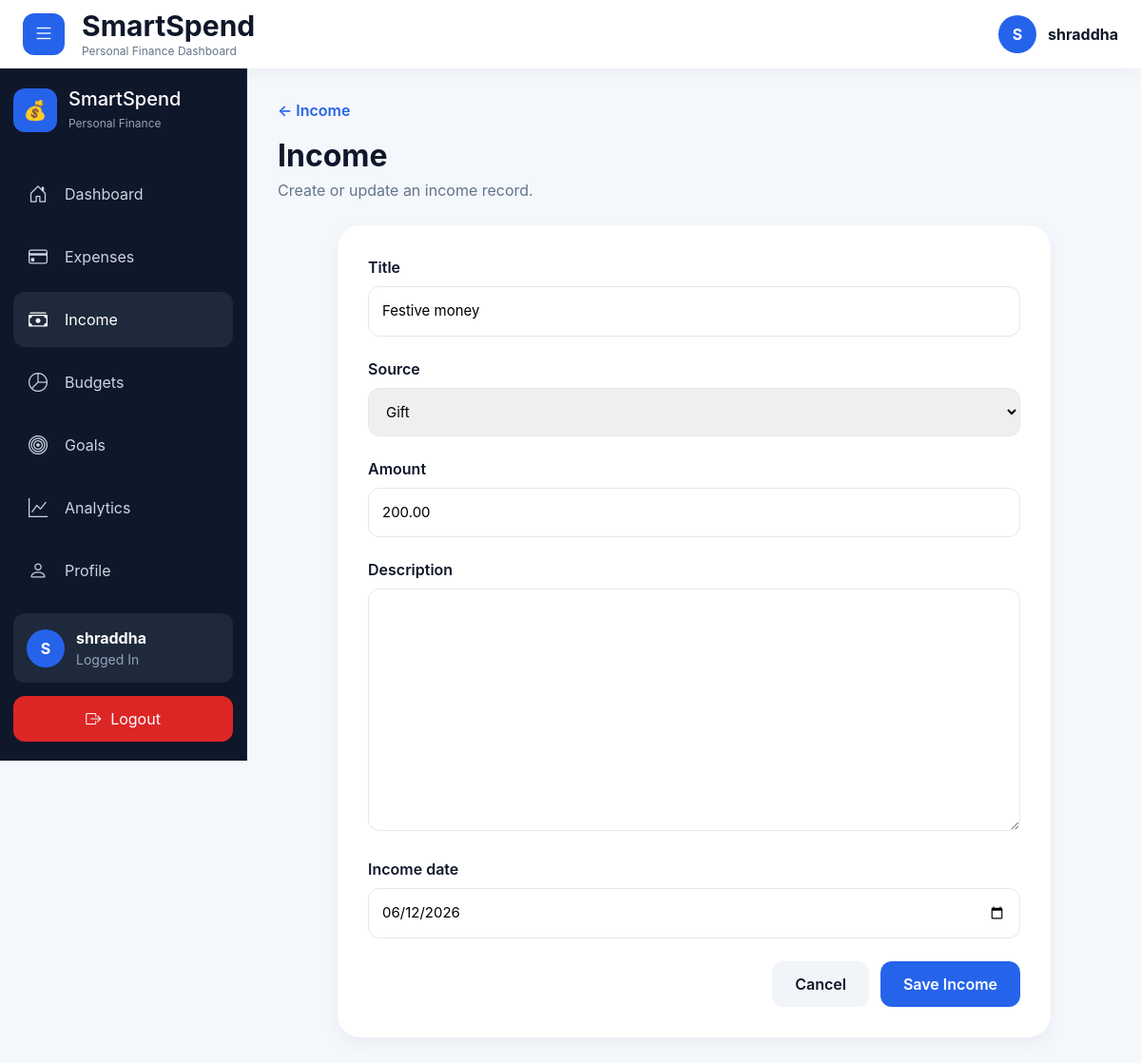
The app's page /income/3/update/ (signed in) with its own data.
### apps/accounts/models.py (models this page shows, shortened)
class User(AbstractUser):
    email = models.EmailField(unique=True)
    phone_number = models.CharField(max_length=15, blank=True)
    USERNAME_FIELD = "email"
    REQUIRED_FIELDS = ["username"]

### apps/income/models.py (models this page shows, shortened)
class Income(models.Model):
    INCOME_SOURCES = [
        ("salary", "Salary"),
        ("freelance", "Freelance"),
        ("business", "Business"),
        ("investment", "Investment"),
        ("gift", "Gift"),
        ("other", "Other"),
    ]
    user = models.ForeignKey(
        settings.AUTH_USER_MODEL,
        on_delete=models.CASCADE,
        related_name="incomes"
    )
    title = models.CharField(
        max_length=255
    )
    source = models.CharField(
        max_length=50,
        choices=INCOME_SOURCES
    )
    amount = models.DecimalField(
        max_digits=10,
        decimal_places=2
    )
    description = models.TextField(
        blank=True
    )
    income_date = models.DateField()
    created_at = models.DateTimeField(
        auto_now_add=True
    )
    updated_at = models.DateTimeField(
        auto_now=True
    )
    class Meta:
        ordering = ["-income_date"]

### apps/income/views.py (the view)
@login_required
def income_update(request, pk):
    income = get_object_or_404(
        Income,
        pk=pk,
        user=request.user
    )
    if request.method == "POST":
        form = IncomeForm(
            request.POST,
            instance=income
        )
        if form.is_valid():
            form.save()
            messages.success(
                request,
                "Income updated successfully."
            )
            return redirect("income_list")
    else:
        form = IncomeForm(
            instance=income
        )
    return render(
        request,
        "income/income_form.html",
        {"form": form}
    )

### apps/income/forms.py
class IncomeForm(forms.ModelForm):
    income_date = forms.DateField(
        widget=forms.DateInput(
            attrs={
                "type": "date",
                "value": date.today().isoformat()
            }
        )
    )
    class Meta:
        model = Income
        fields = (
            "title",
            "source",
            "amount",
            "description",
            "income_date",
        )

### templates/income/income_form.html (shortened to what this page needs)
{% extends "base.html" %}
{% block content %}
<div class="page-header">
    <a
        href="{% url 'income_list' %}"
        class="back-link"
    >
        ← Income
    </a>
    <div class="page-title">
        Income
    </div>
    <div class="page-subtitle">
        Create or update an income record.
    </div>
</div>
<div class="form-wrapper">
    <div class="form-card">
        <form method="POST">
            {% for field in form %}
            <div class="form-group">
                <label>
                    {{ field.label }}
                </label>
                {{ field }}
            </div>
            {% endfor %}
            <div class="form-actions">
                <a
                    href="{% url 'income_list' %}"
                    class="secondary-btn"
                >
                    Cancel
                </a>
                <button
                    type="submit"
                    class="primary-btn"
                >
                    Save Income
                </button>
            </div>
        </form>
    </div>
</div>
{% endblock %}

### templates/base.html (shortened to what this page needs)
{% load static %}
<!DOCTYPE html>
<html lang="en">
<head>
    <link
        href="https://cdn.jsdelivr.net/npm/bootstrap@5.3.3/dist/css/bootstrap.min.css"
        rel="stylesheet"
    >
    <link
        rel="stylesheet"
        href="https://cdn.jsdelivr.net/npm/bootstrap-icons@1.11.3/font/bootstrap-icons.min.css"
    >
    <link
        rel="stylesheet"
        href="{% static 'css/main.css' %}"
    >
</head>
<body>
{% if request.user.is_authenticated %}
<header class="topbar">
    <div class="topbar-left">
        <button
            id="sidebarToggle"
            class="menu-btn"
        >
            <i class="bi bi-list"></i>
        </button>
        <div>
            <h4 class="logo">
                SmartSpend
            </h4>
            <div class="logo-subtitle">
                Personal Finance Dashboard
            </div>
        </div>
    </div>
    <div class="topbar-user">
        <div class="topbar-avatar">
            {{ request.user.username|first|upper }}
        </div>
        <div>
            <strong>
                {{ request.user.username }}
            </strong>
        </div>
    </div>
</header>
{% endif %}
<div class="app-container">
    {% if request.user.is_authenticated %}
    <aside
        id="sidebar"
        class="sidebar"
    >
        <div>
            <div class="brand">
                <div class="brand-logo">
                    💰
                </div>
                <div class="brand-text">
                    <h3>
                        SmartSpend
                    </h3>
                    <span>
                        Personal Finance
                    </span>
                </div>
            </div>
            <nav class="sidebar-nav">
                <a
                    href="/dashboard/"
                    data-tooltip="Dashboard"
                    class="{% if '/dashboard/' in request.path %}active{% endif %}"
                >
                    <i class="bi bi-house-door"></i>
                    <span>
                        Dashboard
                    </span>
                </a>
                <a
                    href="/expenses/"
                    data-tooltip="Expenses"
                    class="{% if '/expenses/' in request.path %}active{% endif %}"
                >
                    <i class="bi bi-credit-card"></i>
                    <span>
                        Expenses
                    </span>
                </a>
                <a
                    href="/income/"
                    data-tooltip="Income"
                    class="{% if '/income/' in request.path %}active{% endif %}"
                >
                    <i class="bi bi-cash-stack"></i>
                    <span>
                        Income
                    </span>
                </a>
                <a
                    href="/budgets/"
                    data-tooltip="Budgets"
                    class="{% if '/budgets/' in request.path %}active{% endif %}"
                >
                    <i class="bi bi-pie-chart"></i>
                    <span>
                        Budgets
                    </span>
                </a>
                <a
                    href="/goals/"
                    data-tooltip="Goals"
                    class="{% if '/goals/' in request.path %}active{% endif %}"
                >
                    <i class="bi bi-bullseye"></i>
                    <span>
                        Goals
                    </span>
                </a>
                <a
                    href="/analytics/"
                    data-tooltip="Analytics"
                    class="{% if '/analytics/' in request.path %}active{% endif %}"
                >
                    <i class="bi bi-graph-up"></i>
                    <span>
                        Analytics
                    </span>
                </a>
                <a
                    href="/profile/"
                    data-tooltip="Profile"
                    class="{% if '/profile/' in request.path %}active{% endif %}"
                >
                    <i class="bi bi-person"></i>
                    <span>
                        Profile
                    </span>
                </a>
            </nav>
        </div>
        <div>
            <div class="user-mini">
                <div class="avatar">
                    {{ request.user.username|first|upper }}
                </div>
                <div class="user-info">
                    <strong>
                        {{ request.user.username }}
                    </strong>
                    <small>
                        Logged In
                    </small>
                </div>
            </div>
            <form
                method="post"
                action="{% url 'logout' %}"
            >
                <button
                    class="logout-btn"
                    type="submit"
                >
                    <i class="bi bi-box-arrow-right"></i>
                    <span>
                        Logout
                    </span>
                </button>
            </form>
        </div>
    </aside>
    {% endif %}
    <main
        id="mainContent"
        class="main-content"
    >
        {% block content %}
        {% endblock %}
    </main>
</div>
</body>
</html>

### static/css/main.css (style rules this page uses)
* { margin:0; padding:0; box-sizing:border-box; }
:root { --sidebar-width:260px; --sidebar-collapsed:80px; --bg:#f4f7fb; --card:#ffffff; --navy:#0f172a; --navy-light:#1e293b; --blue:#2563eb; --green:#10b981; --red:#ef4444; --orange:#f59e0b; --text:#0f172a; --muted:#64748b; --shadow: 0 10px 30px rgba( 15, 23, 42, .08 ); }
body { background:var(--bg); font-family: Inter, Segoe UI, sans-serif; color:var(--text); overflow-x:hidden; }
.topbar { position:fixed; top:0; left:0; right:0; height:72px; background:white; display:flex; align-items:center; justify-content:space-between; padding:0 24px; box-shadow: 0 2px 20px rgba( 15, 23, 42, .05 ); z-index:1200; }
.topbar-left { display:flex; align-items:center; gap:18px; }
.menu-btn { width:44px; height:44px; border:none; border-radius:12px; background:var(--blue); color:white; cursor:pointer; font-size:22px; transition:.2s; }
.logo { margin:0; font-size:30px; font-weight:700; color:var(--navy); }
.logo-subtitle { font-size:12px; color:var(--muted); }
.topbar-user { display:flex; align-items:center; gap:12px; }
.topbar-avatar { width:40px; height:40px; border-radius:50%; background:var(--blue); color:white; display:flex; align-items:center; justify-content:center; font-weight:700; }
.app-container { display:flex; }
.sidebar { position:fixed; top:72px; left:0; width:var(--sidebar-width); height:calc(100vh - 72px); overflow-y: auto; overflow-x: visible; background:var(--navy); border-right: 1px solid rgba( 255, 255, 255, .08 ); display:flex; flex-direction:column; justify-content:space-between; padding:20px 14px; transition:.3s ease; z-index:1100; }
.brand { display:flex; align-items:center; gap:12px; margin-bottom:35px; }
.brand-logo { width:46px; height:46px; border-radius:12px; background:var(--blue); display:flex; align-items:center; justify-content:center; font-size:20px; }
.brand-text h3 { margin:0; color:white; font-size:20px; }
.brand-text span { color:#94a3b8; font-size:12px; }
.sidebar-nav { display:flex; flex-direction:column; gap:8px; }
.sidebar-nav a { display:flex; align-items:center; gap:14px; color:#cbd5e1; text-decoration:none; padding:14px 16px; border-radius:12px; transition:.2s; }
.sidebar-nav a.active { background:var(--blue); color:white; }
.sidebar-nav i { font-size:20px; min-width:24px; }
.user-mini { display:flex; align-items:center; gap:12px; background:#1e293b; padding:14px; border-radius:12px; margin-bottom:14px; }
.avatar { width:40px; height:40px; border-radius:50%; background:var(--blue); color:white; display:flex; align-items:center; justify-content:center; font-weight:700; }
.user-info { display:flex; flex-direction:column; }
.user-info strong { color:white; }
.user-info small { color:#94a3b8; }
.logout-btn { width:100%; border:none; background:#dc2626; color:white; padding:12px; border-radius:12px; cursor:pointer; display:flex; align-items:center; justify-content:center; gap:10px; transition:.2s; }
.main-content { width:100%; min-height:100vh; margin-top:72px; margin-left:var(--sidebar-width); padding:32px; transition:.3s ease; }
.sidebar-nav a.active { background:#1e293b; color:white; }
.page-header { margin-bottom:25px; }
.back-link { display:inline-block; text-decoration:none; color:#2563eb; font-weight:600; margin-bottom:12px; }
.page-title { font-size:32px; font-weight:700; }
.page-subtitle { color:#64748b; }
.form-wrapper { display:flex; justify-content:center; }
.form-card { width:100%; max-width:750px; background:white; padding:32px; border-radius:24px; box-shadow: 0 6px 20px rgba( 0, 0, 0, .05 ); }
.form-group { margin-bottom:22px; }
.form-group label { display:block; font-weight:600; margin-bottom:8px; }
.form-group input, .form-group select, .form-group textarea { width:100%; padding:14px; border:1px solid #e2e8f0; border-radius:12px; font-size:15px; }
.form-group textarea { min-height:120px; resize:vertical; }
.form-actions { display:flex; justify-content:flex-end; gap:12px; margin-top:24px; }
.primary-btn { background:#2563eb; color:white; border:none; padding:12px 24px; border-radius:12px; font-weight:600; }
.secondary-btn { background:#f1f5f9; color:#0f172a; text-decoration:none; padding:12px 24px; border-radius:12px; font-weight:600; }

### records on screen
User: user.username|first "S", user.username "shraddha"
Income: form "Festive money" "Gift" "200.00" "06/12/2026"

### other values on screen
{{ field.label }} "Title" "Source" "Amount" "Description" "Income date"
